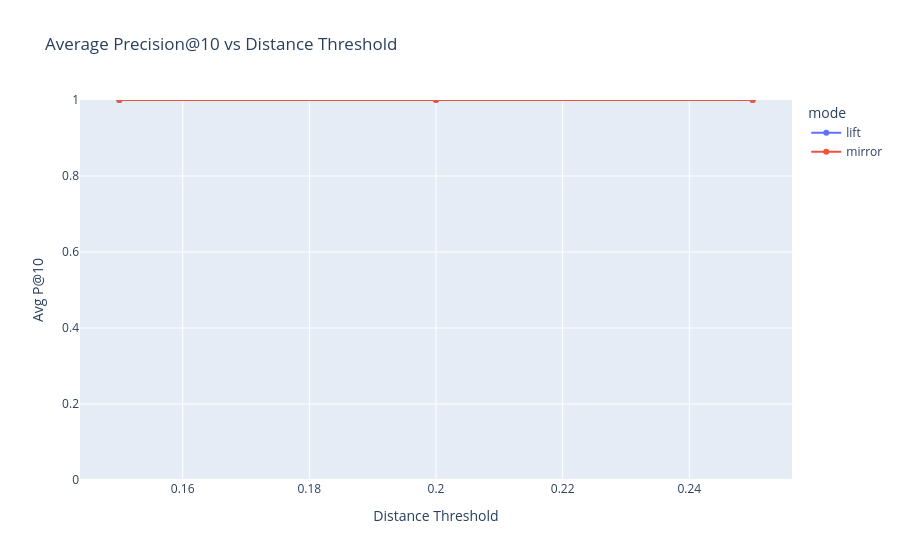

Notebook code for this chart:
### Code cell
# How does threshold affect P@10?
thresh_analysis = results_df[results_df['k']==10].groupby(
    ['threshold', 'mode'])['precision_at_k'].mean().reset_index()

fig = px.line(thresh_analysis, x='threshold', y='precision_at_k', color='mode',
              markers=True,
              title='Average Precision@10 vs Distance Threshold',
              labels={'threshold': 'Distance Threshold', 'precision_at_k': 'Avg P@10'})
fig.update_layout(yaxis_range=[0, 1])
fig.show()

### Figure 1 — Plotly figure (JSON) as saved in the notebook; plotly's stock layout.template omitted (floating-point values rounded to 4 significant figures)
{"data": [{"hovertemplate": "mode=lift<br>Distance Threshold=%{x}<br>Avg P@10=%{y}<extra></extra>", "legendgroup": "lift", "line": {"color": "#636efa", "dash": "solid"}, "marker": {"symbol": "circle"}, "mode": "lines+markers", "name": "lift", "orientation": "v", "showlegend": true, "type": "scatter", "x": [0.15, 0.2, 0.25], "xaxis": "x", "y": [1.0, 1.0, 1.0], "yaxis": "y"}, {"hovertemplate": "mode=mirror<br>Distance Threshold=%{x}<br>Avg P@10=%{y}<extra></extra>", "legendgroup": "mirror", "line": {"color": "#EF553B", "dash": "solid"}, "marker": {"symbol": "circle"}, "mode": "lines+markers", "name": "mirror", "orientation": "v", "showlegend": true, "type": "scatter", "x": [0.15, 0.2, 0.25], "xaxis": "x", "y": [1.0, 1.0, 1.0], "yaxis": "y"}], "layout": {"legend": {"title": {"text": "mode"}, "tracegroupgap": 0}, "title": {"text": "Average Precision@10 vs Distance Threshold"}, "xaxis": {"anchor": "y", "domain": [0.0, 1.0], "title": {"text": "Distance Threshold"}}, "yaxis": {"anchor": "x", "domain": [0.0, 1.0], "range": [0, 1], "title": {"text": "Avg P@10"}}}}
